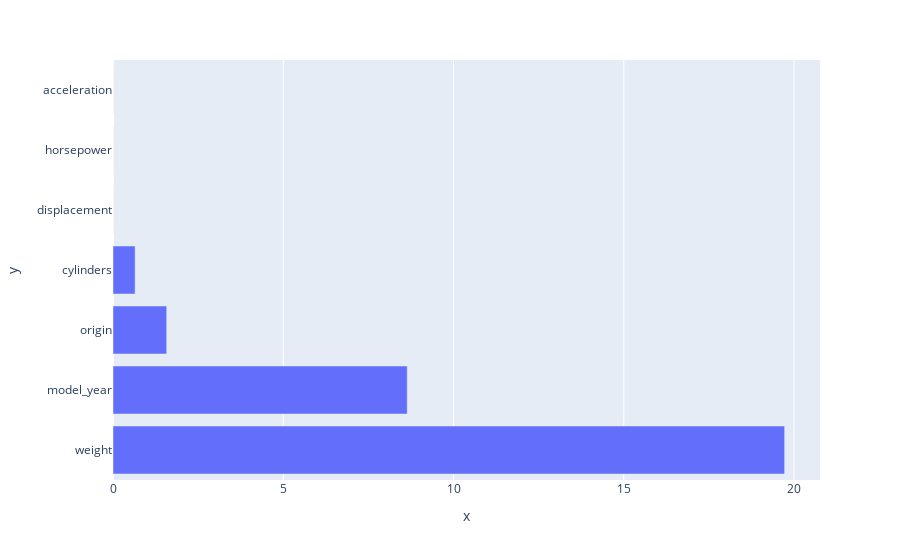

The notebook cell this image was saved under:
### Code cell
importance_lasso = np.abs(lasso.coef_)
feature_names = np.array(X.columns)
imp_lasso = pd.DataFrame({'feature_names':feature_names, 'importance':importance_lasso}).sort_values(by='importance', 
                                                                                           ascending=False)
px.bar(x=imp_lasso.importance, y=imp_lasso.feature_names)

### Figure 1 — Plotly figure (JSON) as saved in the notebook; plotly's stock layout.template omitted (floating-point values rounded to 4 significant figures)
{"data": [{"alignmentgroup": "True", "hovertemplate": "x=%{x}<br>y=%{y}<extra></extra>", "legendgroup": "", "marker": {"color": "#636efa", "pattern": {"shape": ""}}, "name": "", "offsetgroup": "", "orientation": "h", "showlegend": false, "textposition": "auto", "type": "bar", "x": [19.72, 8.641, 1.577, 0.6493, 0, 0, 0], "xaxis": "x", "y": ["weight", "model_year", "origin", "cylinders", "displacement", "horsepower", "acceleration"], "yaxis": "y"}], "layout": {"barmode": "relative", "legend": {"tracegroupgap": 0}, "margin": {"t": 60}, "xaxis": {"anchor": "y", "domain": [0, 1], "title": {"text": "x"}}, "yaxis": {"anchor": "x", "domain": [0, 1], "title": {"text": "y"}}}}
